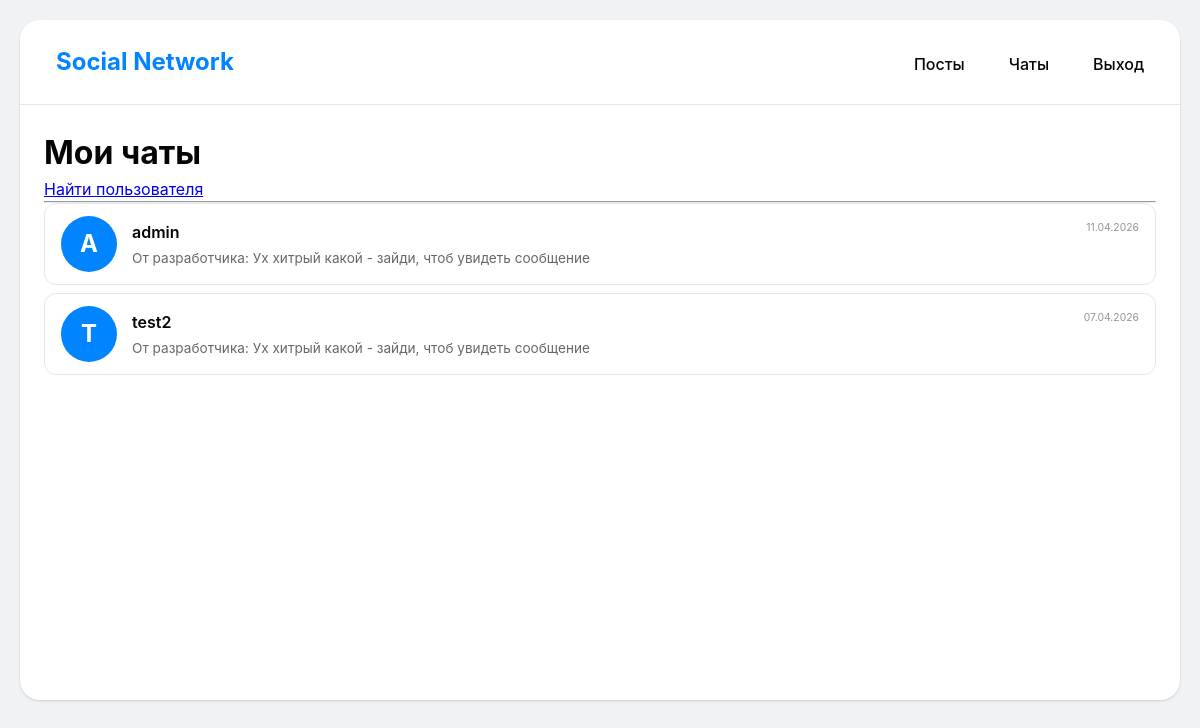
Screenshot of /chats (signed in) with the database file from the repository.
### app/models.py (models this page shows, shortened)
class User(UserMixin, db.Model):
  id: so.Mapped[int] = so.mapped_column(primary_key=True)
  username: so.Mapped[str] = so.mapped_column(sa.String(64), index=True, unique=True)
  email: so.Mapped[str] = so.mapped_column(sa.String(120), index=True, unique=True)
  password_hash: so.Mapped[Optional[str]] = so.mapped_column(sa.String(256))
  public_key: so.Mapped[Optional[str]] = so.mapped_column(sa.Text, nullable=True)
  about_me: so.Mapped[Optional[str]] = so.mapped_column(sa.String(200), nullable=True)
  email_confirmed = db.Column(db.Boolean, default=False)   #подтверждён ли email (по умолчанию НЕТ)
  confirmation_code = db.Column(db.String(6), nullable=True)  #6-значный код
  code_expires = db.Column(db.DateTime, nullable=True)        #когда код истекает
  posts: so.WriteOnlyMapped['Post'] = so.relationship(back_populates='author')
  likes: so.WriteOnlyMapped['Like'] = so.relationship(back_populates='user')
  dialogs_as_user1: so.Mapped[list['Dialog']] = so.relationship(
        foreign_keys='Dialog.user1_id',
        back_populates='user1'
  )
  dialogs_as_user2: so.Mapped[list['Dialog']] = so.relationship(
      foreign_keys='Dialog.user2_id',
      back_populates='user2'
  )
  sent_messages: so.Mapped[list['Message']] = so.relationship(
      foreign_keys='Message.sender_id',
      back_populates='sender'
  )

class Message(db.Model):
  id: so.Mapped[int] = so.mapped_column(primary_key=True)
  content: so.Mapped[str] = so.mapped_column(sa.Text, nullable=False)
  timestamp: so.Mapped[datetime] = so.mapped_column(index=True, default=datetime.utcnow)
  dialog_id: so.Mapped[int] = so.mapped_column(
    sa.ForeignKey('dialog.id'),
    nullable=False
  )
  sender_id: so.Mapped[int] = so.mapped_column(
    sa.ForeignKey('user.id'),
    nullable=False
  )
  is_read: so.Mapped[bool] = so.mapped_column(default=False)
  sender: so.Mapped[User] = so.relationship(
    foreign_keys=[sender_id],
    back_populates='sent_messages'
  )
  dialog: so.Mapped[Dialog] = so.relationship(
      back_populates='messages'
  )

### app/routes.py (the view)
@app.route('/chats')
@login_required
def chats():
  dialogs_as_user1 = Dialog.query.filter_by(user1_id=current_user.id).all()
  dialogs_as_user2 = Dialog.query.filter_by(user2_id=current_user.id).all()
  all_dialogs = dialogs_as_user1 + dialogs_as_user2
  dialog_data = []
  for dialog in all_dialogs:
    if dialog.user1_id == current_user.id:
      other_user = dialog.user2
    else:
      other_user = dialog.user1
    last_message = Message.query.filter_by(dialog_id=dialog.id).order_by(Message.timestamp.desc()).first()
    dialog_data.append({'dialog': dialog,'other_user': other_user,'last_message': last_message})
  dialog_data.sort(key=lambda x: x['last_message'].timestamp if x['last_message'] else datetime.min, reverse=True)
  return render_template('chats.html', dialog_data=dialog_data)

### app/models.py (called while the page is built)
@login.user_loader
def load_user(id):
  return db.session.get(User, int(id))

### app/templates/chats.html (shortened to what this page needs)
{% extends "base.html" %} {% block content %}
<h1>Мои чаты</h1>
<a href="{{ url_for('search_users') }}">Найти пользователя</a>
<hr>
<div class="chat-list">
    {% if dialog_data %} {% for item in dialog_data %}
    <div class="chat-item" data-other-user-id="{{ item.other_user.id }}">
        <a href="{{ url_for('chat', user_id=item.other_user.id) }}">
            <div class="avatar">
                {{ item.other_user.username[0]|upper }}
            </div>
            <div class="chat-info">
                <div class="chat-name">
                    {{ item.other_user.username }} {% if item.last_message %}
                    <span class="message-time">{{ item.last_message.timestamp.strftime('%d.%m.%Y') }}</span> {% endif %}
                </div>
                <div class="last-message">
                    {% if item.last_message %}
                    <span class="last-message-text">От разработчика: Ух хитрый какой - зайди, чтоб увидеть сообщение </span> {% else %}
                    <span>Нет сообщений</span> {% endif %}
                </div>
            </div>
        </a>
    </div>
    {% endfor %} {% else %}
    <p>У вас пока нет диалогов</p>
    {% endif %}
</div>
{% endblock %}

### app/static/css/style.css (style rules this page uses)
:root { --primary-color: #0084ff; --secondary-color: #e4e6eb; --text-dark: #050505; --text-light: #65676b; --bg-body: #f0f2f5; --white: #ffffff; --border-radius: 16px; --shadow: 0 1px 2px rgba(0, 0, 0, 0.05), 0 1px 3px rgba(0, 0, 0, 0.1); }
* { margin: 0; padding: 0; box-sizing: border-box; }
body { font-family: -apple-system, BlinkMacSystemFont, 'Segoe UI', Roboto, Helvetica, Arial, sans-serif; background-color: var(--bg-body); color: var(--text-dark); line-height: 1.5; padding: 20px; }
.chat-list { display: flex; flex-direction: column; gap: 8px; }
.chat-item { background-color: var(--white); border-radius: 12px; transition: background-color 0.2s; border: 1px solid #e4e6eb; }
.chat-item a { display: flex; align-items: center; gap: 15px; padding: 12px 16px; text-decoration: none; color: inherit; }
.avatar { width: 56px; height: 56px; background-color: var(--primary-color); border-radius: 50%; display: flex; align-items: center; justify-content: center; font-size: 1.5rem; font-weight: bold; color: white; flex-shrink: 0; }
.chat-info { flex-grow: 1; overflow: hidden; }
.chat-name { font-weight: 600; margin-bottom: 4px; display: flex; justify-content: space-between; }
.last-message { font-size: 0.85rem; color: var(--text-light); white-space: nowrap; overflow: hidden; text-overflow: ellipsis; }
.message-time { font-size: 0.7rem; font-weight: normal; color: var(--text-light); }
.message-time { font-size: 0.65rem; opacity: 0.7; text-align: right; }
.message-time { font-size: 0.65rem; opacity: 0.7; margin-left: 8px; white-space: nowrap; }

### rows the page displays
User: other_user "A", other_user.username "admin"
Message: last_message.timestamp "11.04.2026"
User: other_user "T", other_user.username "test2"
Message: last_message.timestamp "07.04.2026"
